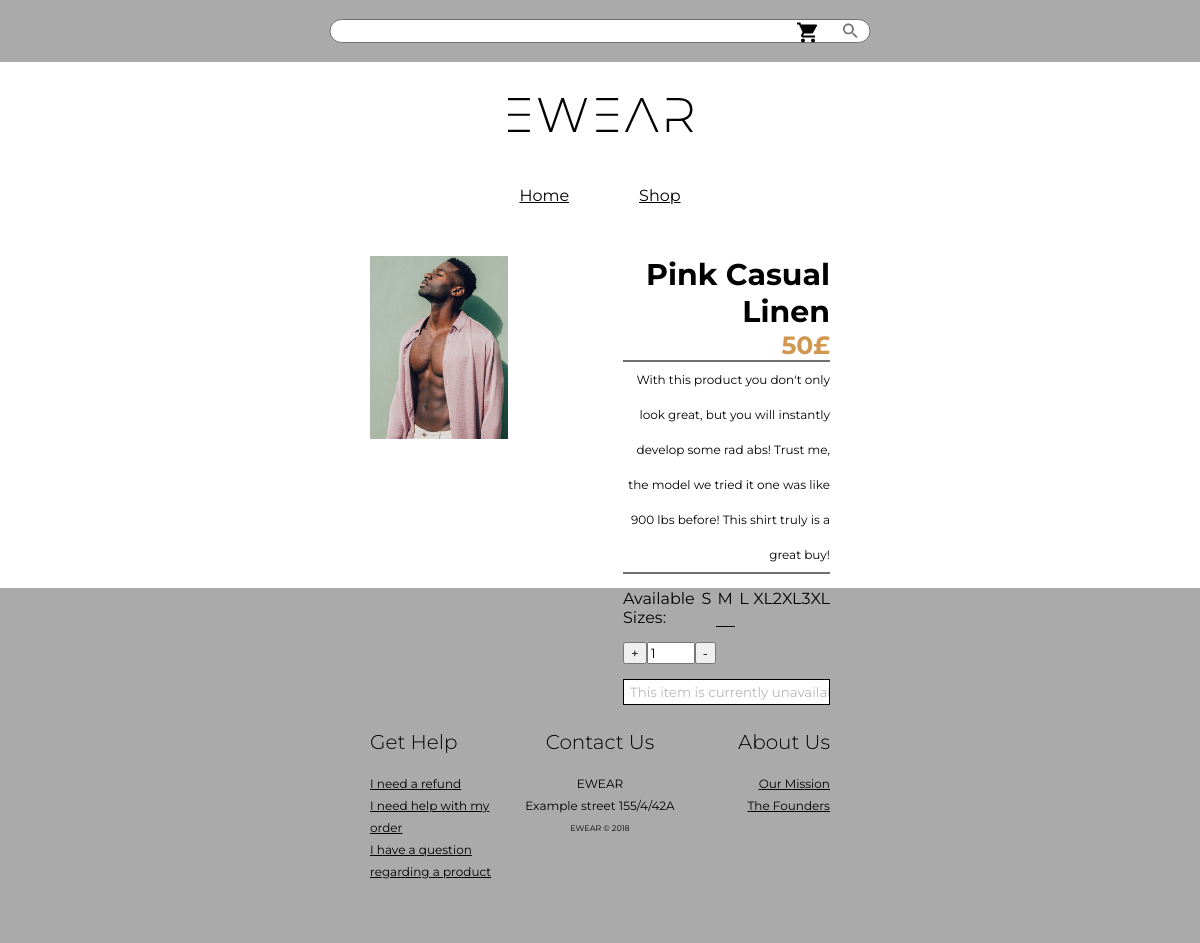
/shop/prod/Pink Casual Linen, run on the app's committed database.
### tables this page shows
CREATE TABLE `products` (
  `id` int(11) NOT NULL,
  `title` varchar(100) NOT NULL,
  `product_desc` varchar(500) NOT NULL,
  `product_desc_long` text NOT NULL,
  `base_price` int(11) NOT NULL,
  `image` varchar(200) NOT NULL,
  `created_at` int(11) NOT NULL,
  `in_stock` tinyint(1) NOT NULL,
  `data` text NOT NULL,
  `category_fs` int(11) NOT NULL
);

### app/helper.php (called while the page is built, shortened)
<?php
function load_view($view, $data=array()){
	require __DIR__."/../views/sites/".$view.".php";
}

### app/Controllers/Shop.php (called while the page is built, shortened)
<?php
class Shop extends Controller
{
	public function prod($parm){
		$product=new Product();
		$data['prod']=$product->getProduct($parm);
		$this->view->files_css=['product.css'];
		$this->view->render("shop/prod", $data);
	}
}

### index.php (called while the page is built, shortened)
<?php
spl_autoload_register(function($class){
	$path=str_replace("App\\", "app/", $class);
	$path=str_replace("\\", "/", $path);
	$path=__DIR__."/".$path.".php";
});
require __DIR__."/app/helper.php";
$app= new Bootstrap();

### app/Core/Model.php (called while the page is built, shortened)
<?php
class Model{
	public function __construct(){
		$this->db = new Database();
	}
}

### config/db.php (called while the page is built)
<?php
return[
	"host"=>"localhost",
	"user"=>"root",
	"pass"=>"",
	"name"=>"ewear"
];

### app/Libs/Database.php (called while the page is built, shortened)
<?php
class Database extends \mysqli
{
	public function __construct()
	{
		$db_config=require __DIR__."/../../config/db.php";
	}
}

### app/Models/Product.php (called while the page is built, shortened)
<?php
class Product extends Model{
	protected $table_name = "products";
	public function getProduct($name=null){
		if ($name!=null&&is_string($name)){
			$sql="SELECT * FROM {$this->table_name} WHERE title='$name' LIMIT 1";
			$stmt=$this->db->query($sql)->fetch_assoc();
			return $stmt;
		}
		else return false;
	}
}

### views/sites/shop/prod.php (the view, shortened to what this page needs)
<div class="container">
	<div class="content">
		<?php if(!empty($prod)):?>
			<img class="prodimg" src="<?php if($prod['image']==""){echo APP_URL."assets/images/product/none.jpg";}else echo APP_URL."assets/images/product/".$prod['image']?>" alt="product image">
		<div class="text">
			<h2><?php echo $prod['title']?></h2>
			<h3><?php echo $prod['base_price']?>&pound;</h3>
			<hr>
			<p><?php echo $prod['product_desc_long']?></p>
			<hr>
			<form method="post">
				<div class="order">
					<div class="size">
						 Available Sizes:
						 <label for="S">S</label>
						 <label for="M">M</label>
						 <label for="L">L</label>
						 <label for="XL">XL</label>
						 <label for="2XL">2XL</label>
						 <label for="3XL">3XL</label>
					</div>
					<div class="quantity">
						<button type="button" onclick="document.querySelector('.amount').stepUp(1)">+</button><input name="num" type="number" min="1" max="10" value="1" class="amount" readonly><button type="button" onclick="document.querySelector('.amount').stepDown(1)">-</button>
					</div>
					<?php if ($prod['in_stock']==1):?>
					<input type="submit" name="submit" id="submit" class="submit" value="Add to Cart">
					<?php else:?>
					<input type="submit" name="locked" id="locked" class="submit" disabled value="This item is currently unavailable">
					<?php endif;?>
				</div>
			</form>
		</div>
		<?php else:?>
		<?php header("Location:".APP_URL."error/query");?>
		<?php endif;?>
	</div>
</div>

### assets/css/css.css (style rules this page uses)
* { box-sizing: border-box; margin: 0; font-family: "Montserrat", sans-serif; }
.nav-main>.options>a>svg { height: 24px; transform: translateY(15%); }
.container { padding: 0 370px; }

### assets/css/product.css (style rules this page uses)
.content>.prodimg { width: 30%; }
.content>.text { float: right; }
.content>.text>* { text-align: right; }
.content>.text>h2 { font-size: 30px; }
.content>.text>h3 { color: #D19650; font-size: 25px; }
.content>.text { width: 45%; }
.content>.text>p { font-size: 12px; line-height: 35px; }
.content>.text>hr { border: 1px solid #707070; }
.size>label { position: relative; }
input[type="radio"]:checked+label:after { content: ''; position: absolute; width: 100%; bottom: 0; left: 0; border-bottom: 1px solid black; }
.text>form>.order { display: flex; text-align: initial; flex-direction: column; }
form>.order>.size { display: flex; flex-basis: 100%; justify-content: space-between; }
.size>label { width: 30px; text-align: center; cursor: pointer; }
form>.order>* { margin-top: 15px; }
form>.order>input.submit { height: 26px; background-color: #D19650; border: 1px solid black; cursor: pointer; }
form>.order>input.submit:disabled { height: 26px; background-color: white; border: 1px solid black; }

### data on the page
products: image (picture), title "Pink Casual Linen", base_price "50", product_desc_long "With this product you don't only look great, but you will instantly develop some rad abs! Trust me, the model we tried it one was like 900 lbs before! This shirt truly is a great buy!"
